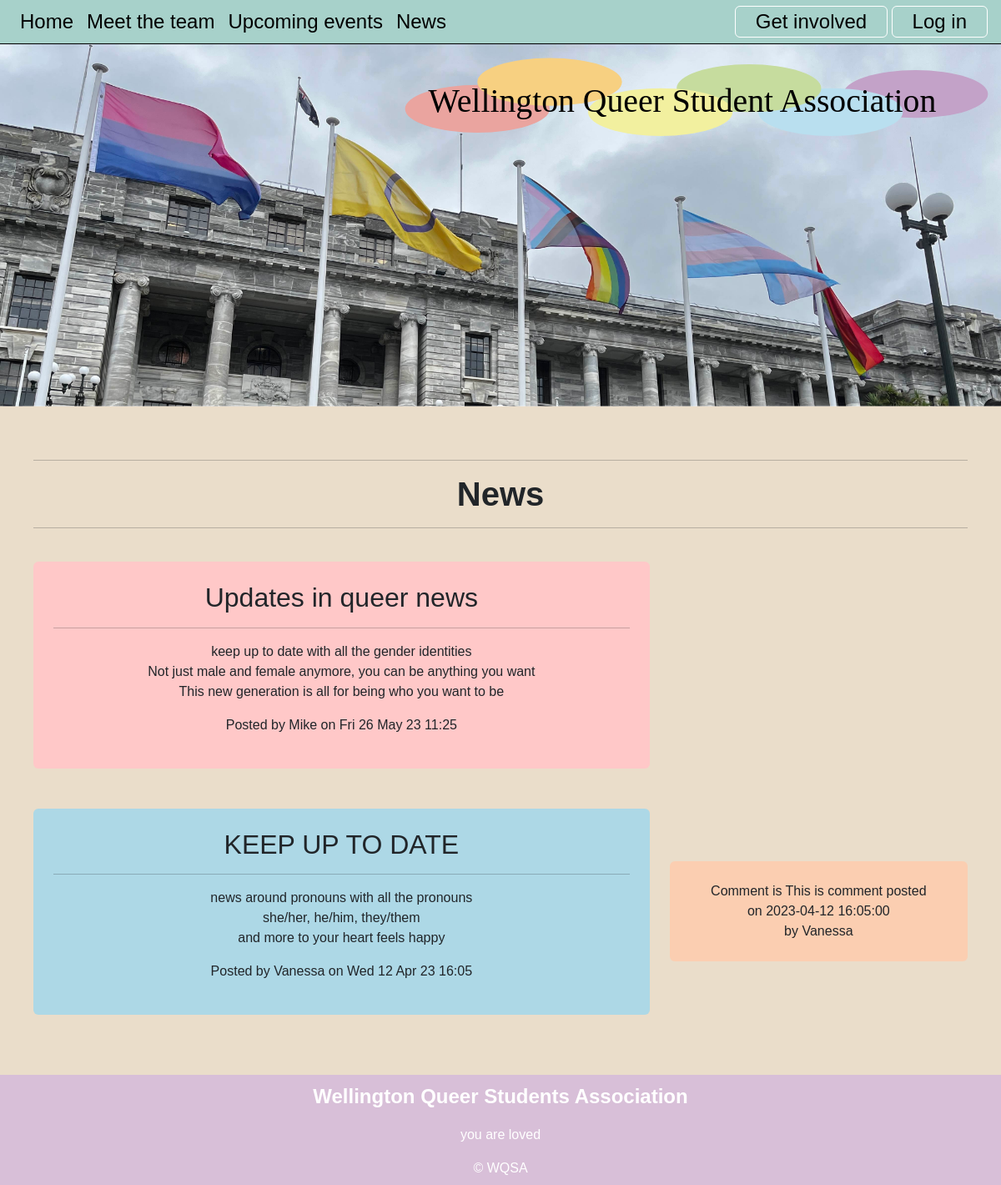
The app's page /news, older data.
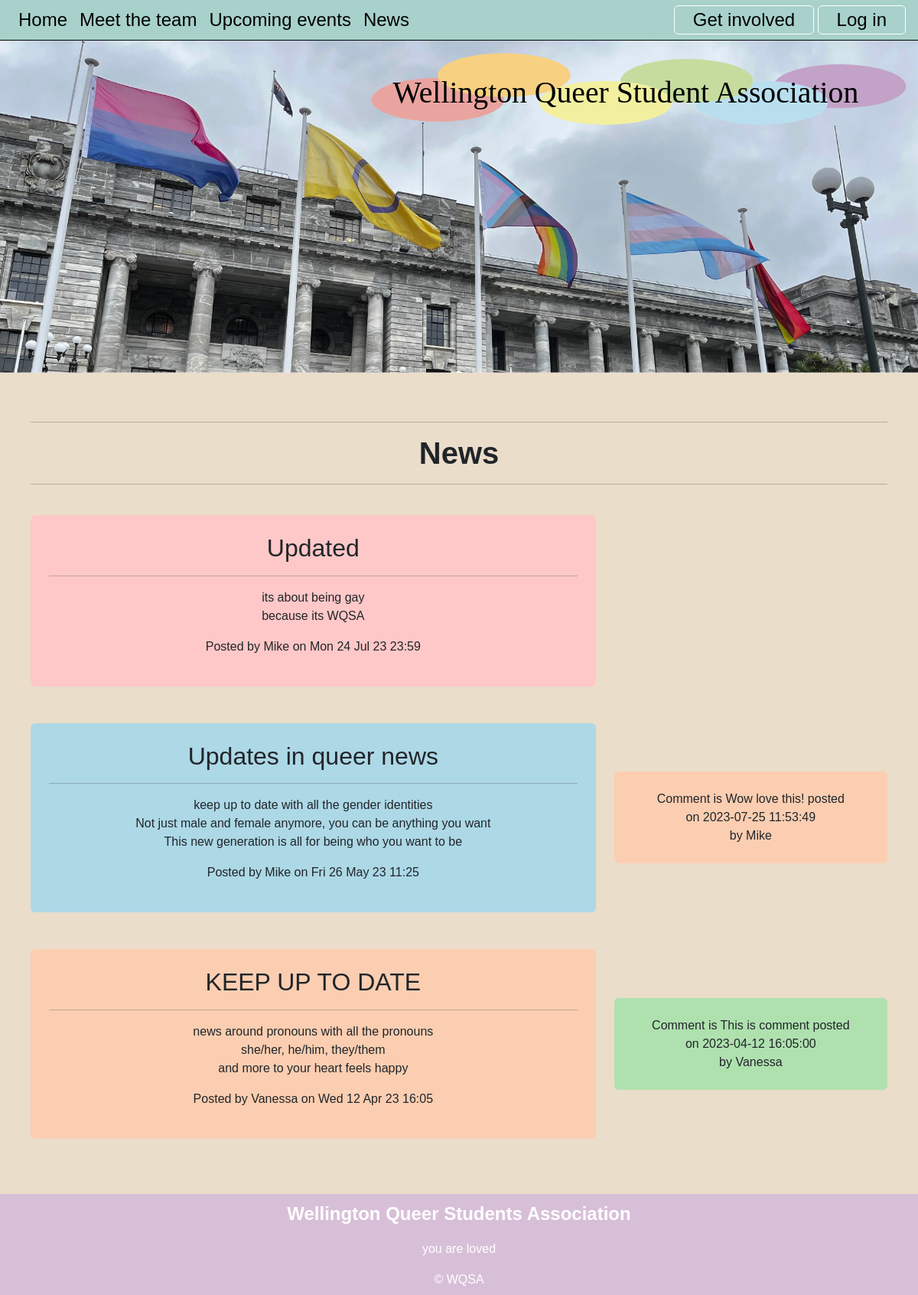
The same page, newer data.
### tables this page shows
CREATE TABLE news(
    news_id integer primary key autoincrement not null,
    title text not null unique,
    subtitle text not null unique,
    content text not null unique,
    newsdate date not null,
    member_id integer not null,
    foreign key(member_id) references member(member_id)
);

CREATE TABLE member(
    member_id integer primary key autoincrement not null,
    name text not null,
    email text not null unique,
    password text not null,
    authorisation integer not null
);

CREATE TABLE comments(
    comments_id integer primary key autoincrement not null,
    comments_content text not null unique,
    comments_date date not null,
    member_id integer not null,
    news_id integer not null,
    foreign key(member_id) references member(member_id),
    foreign key(news_id) references news(news_id)
);

### server.py (the view)
@app.route("/news")
def news():
    sql = """select news.news_id, news.title, news.subtitle, news.content, news.newsdate, member.name
      from news
      join member on news.member_id = member.member_id
      order by news.newsdate desc;

      """
    news = run_search_query_tuples(sql, (), db_path, True)
    print(news)
    sql = """select comments.news_id, comments.comments_content, comments.comments_date, member.name
      from comments
      join member on comments.member_id = member.member_id
      order by comments.comments_date desc;
      """
    comments = run_search_query_tuples(sql, (), db_path, True)
    print(comments)
    return render_template("news.html", news=news, comments=comments)

### db_functions.py (called while the page is built)
def run_search_query_tuples(sql_query, values_tuple, file_path, rowfactory=False):
    result = None
    try:
        db = sqlite3.connect(file_path)
        if rowfactory:
            db.row_factory = sqlite3.Row
        cursor = db.cursor()
        cursor.execute(sql_query, values_tuple)
        result = cursor.fetchall()
        cursor.close()
    except sqlite3.Error as error:
        print("Error running search query tuples: {}".format(error))
        return None
    db.close()
    if result is None:
        print("No search values were found")
    return result

### server.py (called while the page is built)
@app.template_filter()
def news_date(sqlite_dt):
    x = datetime.strptime(sqlite_dt, '%Y-%m-%d %H:%M:%S')
    return x.strftime("%a %d %b %y %H:%M")

### templates/news.html (shortened to what this page needs)
{% extends "layout.html" %}
{% block content %}
<div class="container-lg py-sm-5 py-1">
<hr> <h1>News</h1> <hr>
{% for row in news %}
    <div class="row align-items-center">
        <div class="col-lg-8">
            <div id="newsid-{{loop.index}}" class="p-4 my-4 container-sm rounded text-center">
                <h2>{{row['title']}}</h2>
                <hr>
                <div class="subtitle"> {{row['subtitle']}}</div>
                <p class="news-text"> {{row['content'] | replace("\n", "<br>") | safe}}</p>
                <div class="news-meta">Posted by {{row['name']}} on {{row['newsdate'] | news_date}}</div>
            </div>
        </div>
        <div class="col-lg-4">
            {% for comment in comments %}
                {% if row ['news_id'] == comment['news_id'] %}
                    <div id="comment-{{loop.index}}" class="p-4 my-4 container-sm rounded text-center">
                        <div class="">Comment is {{comment['comments_content']}} posted
                            <br>on {{comment['comments_date']}}
                            <br>by {{comment['name']}} </div>
                    </div>
                {% endif %}
            {% endfor %}
        </div>
    </div>
{% endfor %}
</div>
{% endblock %}

### templates/layout.html (shortened to what this page needs)
<!DOCTYPE html>
<html lang="en">
<head>
<link href="https://cdn.jsdelivr.net/npm/bootstrap@5.2.3/dist/css/bootstrap.min.css" rel="stylesheet">
    <link rel="stylesheet" href="static/styles.css">
    </head>
<body>
<div class="container-fluid">
<nav class="navbar navbar-expand-lg px-3 py-0">
    <div class="collapse navbar-collapse" id="collapsibleNavbar">
      <ul class="navbar-nav">
        <li class="nav-item">
          <a class="nav-link" href="{{url_for('index')}}">Home</a>
        </li>
        <li class="nav-item">
          <a class="nav-link" href="{{url_for('meet_the_team')}}">Meet the team</a>
        </li>
         <li class="nav-item">
          <a class="nav-link" href="{{url_for('upcoming_events')}}">Upcoming events</a>
         </li>
          <li class="nav-item">
          <a class="nav-link" href="{{url_for('news')}}">News</a>
        </li>
      </ul>
      <div class="ms-auto">
          {% if session %}
          <a href="{{url_for('logout')}}" class="nav-link btn btn-outline">Log out</a>
          {% else %}
          <a href="{{url_for('get_involved')}}" class="nav-link btn btn-outline" >Get involved</a>
          <a href="{{url_for('login')}}" class="nav-link btn btn-outline">Log in</a>
          {% endif %}
      </div>
    </div>
    </nav>
    </div>
    <img class="img-fluid" src="static/images_WQSA/flags_parliment_banner.svg" >
{% block content %}
{% endblock %}
<footer class="container-fluid footer-content">
    <p>Wellington Queer Students Association</p>
    <p>you are loved</p>
    <div>&copy; WQSA</div>
</footer>
    </body>
</html>

### static/styles.css (style rules this page uses)
:root { --brand-green: rgb(167,209,202); --brand-paper: rgb(234, 221, 202); }
body { font-family: 'Raleway', sans-serif; font-size: 100%; background-color: var(--brand-paper); margin: 0; }
.container-fluid { border: 0px solid blue; padding: 0px; }
.container-lg { border: 4px solid pink; padding: 10px; }
h1 { font-size: 2.5em; text-align: center; font-weight: 600; margin: 0; }
.container-fluid { border: 0px solid pink; }
.container-lg { border: 0px solid pink; overflow: auto; }
.A { background-color: rgb(255, 200, 200); }
.B { background-color: rgb(251, 206, 177); }
.D { background-color: rgb(175, 225, 175); }
.E { background-color: rgb(173,216,230); }
.row { border: 0px solid blue; }
.footer-content { background-color: rgb(216,191,216); text-align: center; padding: 0.5em 0 0.5em 0; color: white; }
.footer-content p:first-child { font-weight: 600; font-size: 1.5em; }
.navbar { --brand-green-pale: rgb(223, 237, 224); background-color: var(--brand-green); border-bottom: 1px solid black; }
.nav-link { font-size: 1.5em; color: black; }
.btn-outline { border: 1px solid white; padding: 0 1em; }
nav .btn-outline { display: inline-block; }

Row changes from the older to the newer data that the page shows:
added news: title "Updated", subtitle "its about being gay", content "because its WQSA", name "Mike", newsdate|news_date "Mon 24 Jul 23 23:59"
added comments: comments_content "Wow love this!", comments_date "2023-07-25 11:53:49", name "Mike", shown under news "Updates in queer news"
